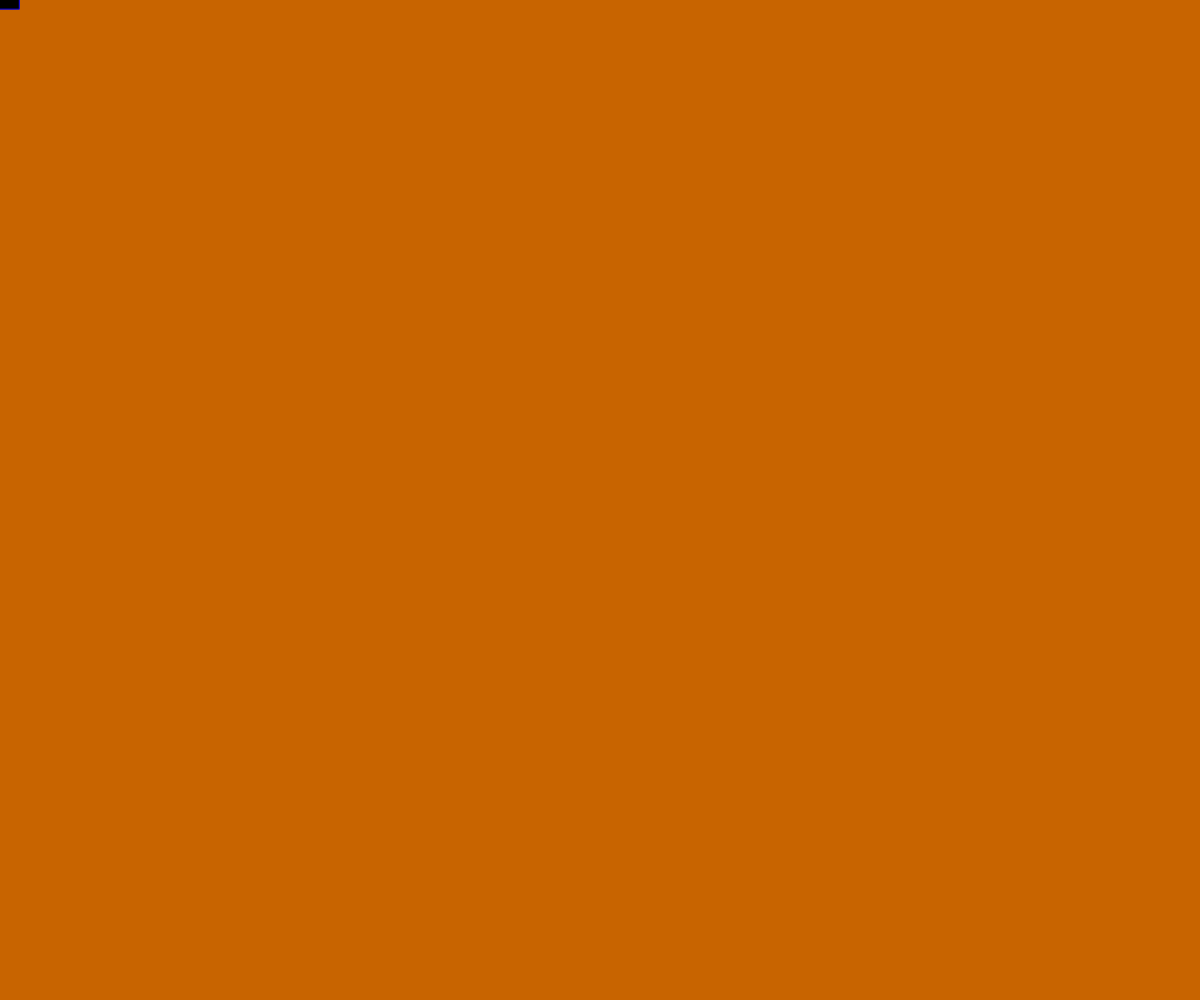
Frame 1 (no input)
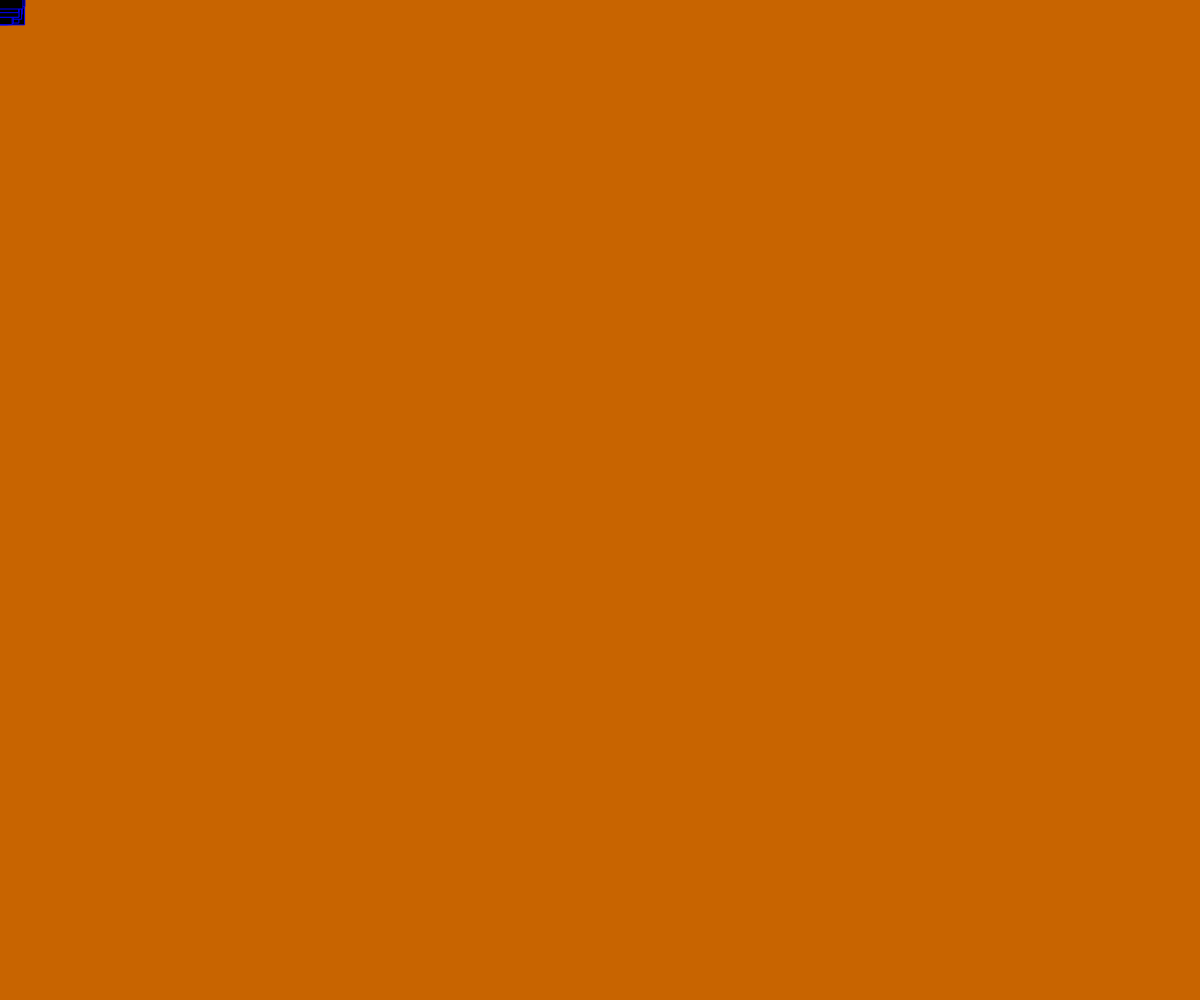
Frame 60 (no input)
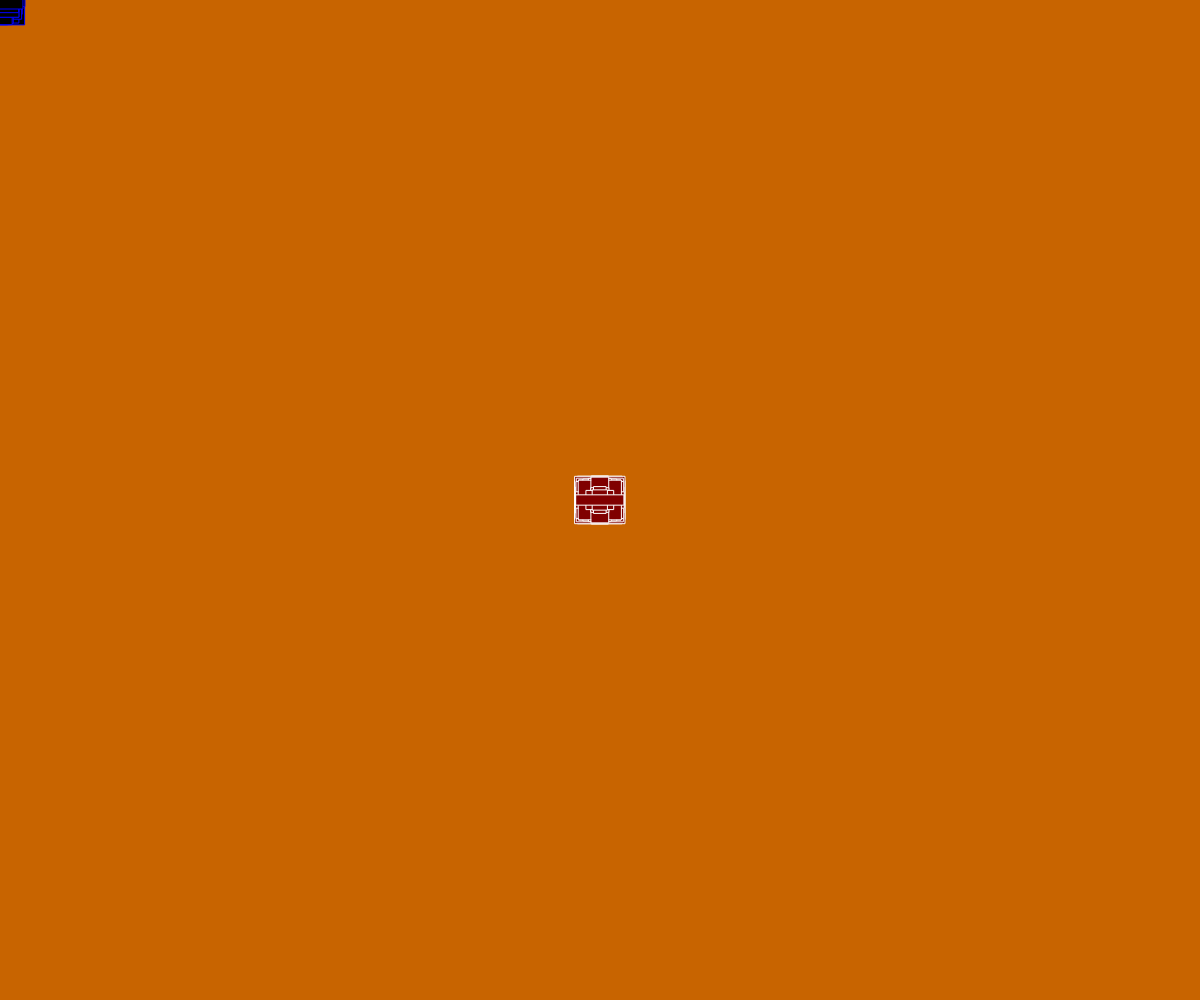
Frame 120 (the mouse pressed at the canvas centre since frame 60)

The p5.js sketch that drew these frames (run headless with seeded random() and noise() and a simulated clock; from frame 60 on, the mouse is pressed at the canvas centre):

// p5.js sketch
// ── sketch.js
function setup() {
    createCanvas(innerWidth, innerHeight)

    background(200, 100, 0)
    rectMode(CENTER);
}

function draw() {
    // background(0, 200, 100);

    let red = map(mouseX, 0, width, 0, 255)
    fill(red, 0, 0)
    strokeWeight(1)
    stroke(mouseX, mouseY, 255)
    rect(mouseX, mouseY, random(10, 50), random(10, 50));
    //text(`${mouseX}, ${mouseY}`, mouseX, mouseY);
}

// an event listener that "listens" for when the page is resized. If it is...do whatever is in the function
function windowResized() {
    resizeCanvas(innerWidth, innerHeight);
    background(200, 100, 0)
}
// ── style.css
/* html {
    cursor: none;
} */

canvas {
    position: fixed;
    top: 0;
    left: 0;
    z-index: -1;
}
